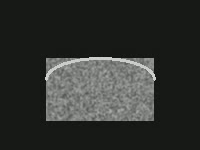
#> input picture frame 30 of data/sample/custom_22bpm.mp4, 200 x 150 px, given in place of synthetic_12bpm.mp4, which was not available
$ python evaluate_synthetic.py
#> lines starting #> are read from the running program, lines starting #| are printed output that depends on the picture; pictures that were not available may be replaced by others from this repository, and a replacement may not be noted
### src/respiratory_vision/_baseline/config.py
from dataclasses import dataclass


@dataclass(frozen=True)
class PipelineConfig:
    """Configuration for respiratory-rate estimation."""

    min_bpm: float = 6.0
    max_bpm: float = 48.0
    roi_x: float = 0.20
    roi_y: float = 0.30
    roi_w: float = 0.60
    roi_h: float = 0.50
    gaussian_kernel: int = 5
    min_duration_seconds: float = 8.0

    def validate(self) -> None:
        if not (0 < self.min_bpm < self.max_bpm):
            raise ValueError("Expected 0 < min_bpm < max_bpm.")
        for value in (self.roi_x, self.roi_y, self.roi_w, self.roi_h):
            if not 0 <= value <= 1:
                raise ValueError("ROI fractions must be in [0, 1].")
        if self.roi_x + self.roi_w > 1 or self.roi_y + self.roi_h > 1:
            raise ValueError("ROI extends outside frame.")
        if self.gaussian_kernel < 1 or self.gaussian_kernel % 2 == 0:
            raise ValueError("gaussian_kernel must be a positive odd integer.")

### src/respiratory_vision/synthetic.py
from pathlib import Path
import json

import cv2
import numpy as np


def generate_breathing_video(
    output_path: str | Path,
    bpm: float = 18.0,
    duration_seconds: float = 20.0,
    fps: int = 10,
    width: int = 200,
    height: int = 150,
    amplitude_pixels: float = 5.0,
    seed: int = 7,
) -> dict:
    """Generate a non-clinical synthetic torso-motion video with known ground truth."""
#> called with bpm = 12, duration_seconds = 18, fps = 10, width = 200, height = 150, amplitude_pixels = 5, seed = 100
    if bpm <= 0 or duration_seconds <= 0 or fps <= 1:
        raise ValueError("bpm, duration_seconds, and fps must be positive.")

    output_path = Path(output_path)
    output_path.parent.mkdir(parents=True, exist_ok=True)

    rng = np.random.default_rng(seed)
    fourcc = cv2.VideoWriter_fourcc(*"mp4v")
    writer = cv2.VideoWriter(str(output_path), fourcc, fps, (width, height))
    if not writer.isOpened():
        raise RuntimeError("Unable to initialize MP4 writer.")

    # Fixed textured torso canvas. Texture ensures optical-flow features.
    torso_w, torso_h = int(width * 0.54), int(height * 0.42)
    torso_x = (width - torso_w) // 2
    torso_y0 = int(height * 0.42)
    texture = rng.integers(70, 190, size=(torso_h, torso_w), dtype=np.uint8)
    texture = cv2.GaussianBlur(texture, (3, 3), 0)
    texture_bgr = cv2.cvtColor(texture, cv2.COLOR_GRAY2BGR)

    n_frames = int(round(duration_seconds * fps))
    hz = bpm / 60.0

    for i in range(n_frames):
        t = i / fps
        # Slowly changing background avoids an unrealistically static scene.
        base = 25 + 3 * np.sin(2 * np.pi * 0.03 * t)
        frame = np.full((height, width, 3), base, dtype=np.uint8)

        dy = int(round(amplitude_pixels * np.sin(2 * np.pi * hz * t)))
        torso_y = torso_y0 + dy

        # Add a subtle chest-like shape and textured region.
        y1, y2 = torso_y, torso_y + torso_h
        x1, x2 = torso_x, torso_x + torso_w
        if 0 <= y1 and y2 <= height:
            frame[y1:y2, x1:x2] = texture_bgr

        # Shoulder/chest boundary gives stable gradients.
        cv2.ellipse(
            frame,
            (width // 2, torso_y + torso_h // 3),
            (torso_w // 2, torso_h // 3),
            0, 180, 360,
            (205, 205, 205),
            2,
        )
        writer.write(frame)

    writer.release()

    metadata = {
        "synthetic": True,
        "clinical": False,
        "ground_truth_bpm": float(bpm),
        "duration_seconds": float(duration_seconds),
        "fps": int(fps),
        "width": int(width),
        "height": int(height),
        "motion_amplitude_pixels": float(amplitude_pixels),
        "seed": int(seed),
    }
    meta_path = output_path.with_suffix(".json")
    meta_path.write_text(json.dumps(metadata, indent=2), encoding="utf-8")
    return metadata


from dataclasses import dataclass, asdict

CONDITIONS = ('clean','mild_noise','camera_motion','low_amplitude','illumination_changes','occlusion','irregular_breathing','combined_stress')

@dataclass(frozen=True)
class ChallengeConfig:
    bpm: float = 18.
    duration_seconds: float = 24.
    fps: float = 10.
    width: int = 200
    height: int = 150
    amplitude_pixels: float = 4.
    phase: float = 0.
    noise_std: float = 0.
    camera_amplitude: float = 0.
    camera_hz: float = .23
    illumination_amplitude: float = 0.
    occlusion_fraction: float = 0.
    artifact_pixels: float = 0.
    rate_change_bpm: float = 0.
    irregularity: float = 0.
    pause_fraction: float = 0.
    seed: int = 11
    condition: str = 'clean'

    # [77 lines left out: functions validate, challenge_config, generate_challenge_video, not called in this run]

### src/respiratory_vision/_baseline/video_io.py
from dataclasses import dataclass
from pathlib import Path
from typing import Iterator

import cv2
import numpy as np


@dataclass
class VideoMetadata:
    path: str
    fps: float
    frame_count: int
    width: int
    height: int
    duration_seconds: float


def probe_video(path: str | Path) -> VideoMetadata:
    path = str(path)
    cap = cv2.VideoCapture(path)
    if not cap.isOpened():
        raise FileNotFoundError(f"Unable to open video: {path}")

    fps = float(cap.get(cv2.CAP_PROP_FPS))
#> fps = 15
    frame_count = int(cap.get(cv2.CAP_PROP_FRAME_COUNT))
#> frame_count = 300
    width = int(cap.get(cv2.CAP_PROP_FRAME_WIDTH))
#> width = 200
    height = int(cap.get(cv2.CAP_PROP_FRAME_HEIGHT))
#> height = 150
    cap.release()

    if fps <= 0:
        raise ValueError("Video reports an invalid frame rate.")

    return VideoMetadata(
        path=path,
        fps=fps,
        frame_count=frame_count,
        width=width,
        height=height,
        duration_seconds=frame_count / fps,
    )


def iter_frames(path: str | Path) -> Iterator[np.ndarray]:
    cap = cv2.VideoCapture(str(path))
    if not cap.isOpened():
        raise FileNotFoundError(f"Unable to open video: {path}")

    try:
        while True:
            ok, frame = cap.read()
            if not ok:
                break
            yield frame
    finally:
        cap.release()

### src/respiratory_vision/_baseline/estimator.py
from dataclasses import asdict
from pathlib import Path
from typing import Any

import numpy as np

from .config import PipelineConfig
from .motion import extract_motion_trace
from .roi import relative_roi, select_interactive_roi
from .signal_processing import clean_respiratory_signal, estimate_rate_welch
from .video_io import iter_frames, probe_video


class RespiratoryEstimator:
    """End-to-end respiratory-rate estimator from RGB video."""

    def __init__(self, config: PipelineConfig | None = None):
        self.config = config or PipelineConfig()
        self.config.validate()

    def analyze(self, video_path: str | Path, interactive_roi: bool = False) -> dict[str, Any]:
        metadata = probe_video(video_path)
        if metadata.duration_seconds < self.config.min_duration_seconds:
            raise ValueError(
                f"Video is {metadata.duration_seconds:.1f}s; "
                f"minimum configured duration is {self.config.min_duration_seconds:.1f}s."
            )

        frames = list(iter_frames(video_path))
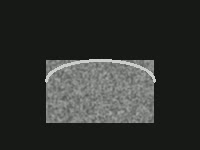
#> input picture frame 36 of data/sample/custom_22bpm.mp4, 200 x 150 px, given in place of synthetic_12bpm.mp4, which was not available
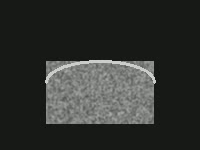
#> input picture frame 38 of data/sample/custom_22bpm.mp4, 200 x 150 px, given in place of synthetic_12bpm.mp4, which was not available
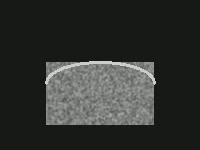
#> input picture frame 39 of data/sample/custom_22bpm.mp4, 200 x 150 px, given in place of synthetic_12bpm.mp4, which was not available
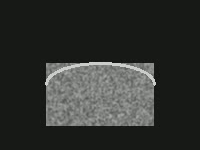
#> input picture frame 41 of data/sample/custom_22bpm.mp4, 200 x 150 px, given in place of synthetic_12bpm.mp4, which was not available
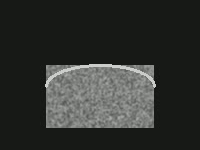
#> input picture frame 43 of data/sample/custom_22bpm.mp4, 200 x 150 px, given in place of synthetic_12bpm.mp4, which was not available
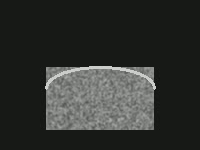
#> input picture frame 46 of data/sample/custom_22bpm.mp4, 200 x 150 px, given in place of synthetic_12bpm.mp4, which was not available
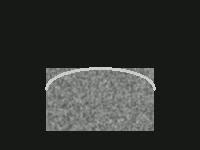
#> input picture frame 49 of data/sample/custom_22bpm.mp4, 200 x 150 px, given in place of synthetic_12bpm.mp4, which was not available
        if not frames:
            raise ValueError("Video contains no readable frames.")

        if interactive_roi:
            roi = select_interactive_roi(frames[0])
        else:
            roi = relative_roi(
                frames[0],
                self.config.roi_x,
                self.config.roi_y,
                self.config.roi_w,
                self.config.roi_h,
            )

        trace = extract_motion_trace(
            frames,
            roi,
            gaussian_kernel=self.config.gaussian_kernel,
        )
        filtered = clean_respiratory_signal(
            trace.displacement,
            metadata.fps,
            self.config.min_bpm,
            self.config.max_bpm,
        )
        estimate = estimate_rate_welch(
            filtered,
            metadata.fps,
            self.config.min_bpm,
            self.config.max_bpm,
        )

        timestamps = np.arange(len(filtered), dtype=float) / metadata.fps

        return {
            "video": asdict(metadata),
            "roi": asdict(roi),
            "estimate": asdict(estimate),
            "timestamps_seconds": timestamps.tolist(),
            "raw_displacement": trace.displacement.tolist(),
            "filtered_signal": filtered.tolist(),
            "method": "OpenCV Farneback optical flow + Butterworth band-pass + Welch PSD",
            "clinical_use": False,
        }

### scripts/evaluate_synthetic.py
import argparse
import csv
import tempfile
from pathlib import Path

from respiratory_vision import BaselineEstimator as RespiratoryEstimator
from respiratory_vision.metrics import regression_metrics
from respiratory_vision.synthetic import generate_breathing_video


def main():
    parser = argparse.ArgumentParser()
    parser.add_argument("--output", default="outputs/synthetic_benchmark.csv")
    args = parser.parse_args()

    rates = [12.0, 18.0, 24.0, 30.0]
    rows = []
    estimator = RespiratoryEstimator()

    with tempfile.TemporaryDirectory() as temp:
        temp = Path(temp)
        for i, bpm in enumerate(rates):
            path = temp / f"synthetic_{int(bpm)}bpm.mp4"
            generate_breathing_video(
                path,
                bpm=bpm,
                duration_seconds=18.0,
                fps=10,
                seed=100 + i,
            )
            result = estimator.analyze(path)
            pred = result["estimate"]["bpm"]
            rows.append(
                {
                    "ground_truth_bpm": bpm,
                    "estimated_bpm": pred,
                    "absolute_error_bpm": abs(pred - bpm),
                    "confidence": result["estimate"]["confidence"],
                }
            )

    metrics = regression_metrics(
        [r["ground_truth_bpm"] for r in rows],
        [r["estimated_bpm"] for r in rows],
    )

    output = Path(args.output)
    output.parent.mkdir(parents=True, exist_ok=True)
    with output.open("w", newline="", encoding="utf-8") as f:
        writer = csv.DictWriter(f, fieldnames=list(rows[0].keys()))
        writer.writeheader()
        writer.writerows(rows)

    print(f"MAE: {metrics.mae:.3f} BPM")
    print(f"RMSE: {metrics.rmse:.3f} BPM")
    print(f"Mean bias: {metrics.mean_bias:.3f} BPM")
    print(f"Wrote: {output}")


if __name__ == "__main__":
    main()

$ run again, starting later in the video
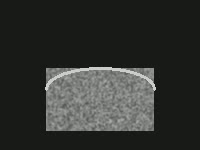
#> input picture frame 135 of data/sample/custom_22bpm.mp4, 200 x 150 px, given in place of synthetic_12bpm.mp4, which was not available
#> fps = 15
#> frame_count = 300
#> width = 200
#> height = 150
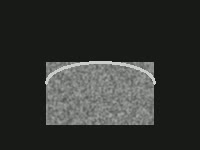
#> input picture frame 144 of data/sample/custom_22bpm.mp4, 200 x 150 px, given in place of synthetic_12bpm.mp4, which was not available
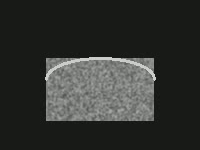
#> input picture frame 151 of data/sample/custom_22bpm.mp4, 200 x 150 px, given in place of synthetic_12bpm.mp4, which was not available

$ run again, starting later in the video
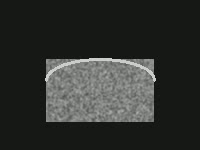
#> input picture frame 240 of data/sample/custom_22bpm.mp4, 200 x 150 px, given in place of synthetic_12bpm.mp4, which was not available
#> fps = 15
#> frame_count = 300
#> width = 200
#> height = 150
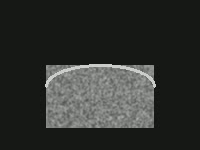
#> input picture frame 248 of data/sample/custom_22bpm.mp4, 200 x 150 px, given in place of synthetic_12bpm.mp4, which was not available
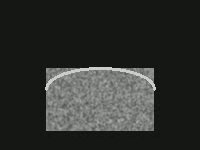
#> input picture frame 253 of data/sample/custom_22bpm.mp4, 200 x 150 px, given in place of synthetic_12bpm.mp4, which was not available
